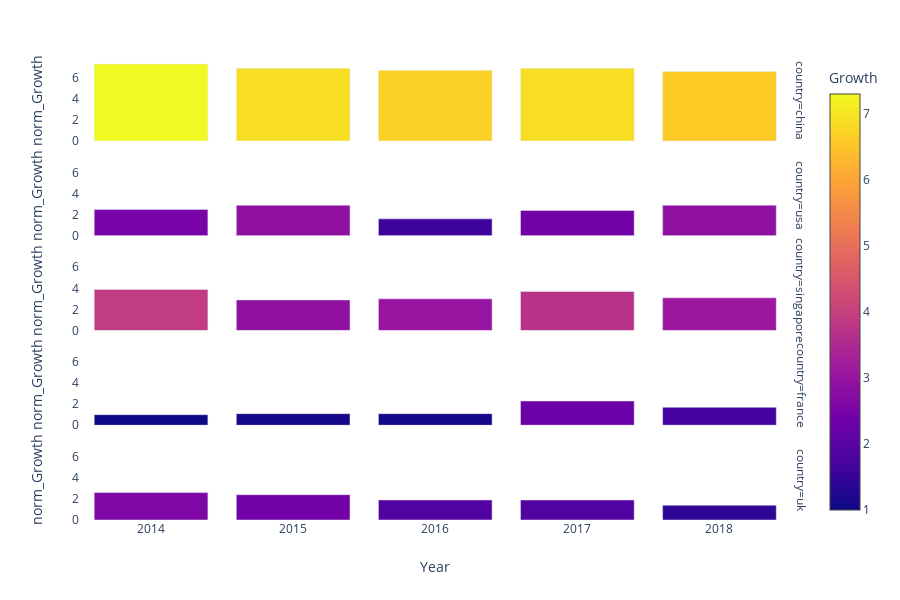

Notebook source saved alongside this figure:
### Code cell
fig = px.bar( df_test, x='Year', y='norm_Growth', color='Growth',
    facet_row="country",
    hover_name='country'
   
)
fig.update_layout(
plot_bgcolor="white",
)
fig.show(config={'displayModeBar': False})

### Figure 1 — Plotly figure (JSON) as saved in the notebook; plotly's stock layout.template omitted (floating-point values rounded to 4 significant figures)
{"data": [{"alignmentgroup": "True", "hoverlabel": {"namelength": 0}, "hovertemplate": "<b>%{hovertext}</b><br><br>country=china<br>Year=%{x}<br>norm_Growth=%{y}<br>Growth=%{marker.color}", "hovertext": ["china", "china", "china", "china", "china"], "legendgroup": "", "marker": {"color": [7.3, 6.9, 6.7, 6.9, 6.6], "coloraxis": "coloraxis"}, "name": "", "offsetgroup": "", "orientation": "v", "showlegend": false, "textposition": "auto", "type": "bar", "x": ["2014", "2015", "2016", "2017", "2018"], "xaxis": "x5", "y": [7.3, 6.9, 6.7, 6.9, 6.6], "yaxis": "y5"}, {"alignmentgroup": "True", "hoverlabel": {"namelength": 0}, "hovertemplate": "<b>%{hovertext}</b><br><br>country=usa<br>Year=%{x}<br>norm_Growth=%{y}<br>Growth=%{marker.color}", "hovertext": ["usa", "usa", "usa", "usa", "usa"], "legendgroup": "", "marker": {"color": [2.5, 2.9, 1.6, 2.4, 2.9], "coloraxis": "coloraxis"}, "name": "", "offsetgroup": "", "orientation": "v", "showlegend": false, "textposition": "auto", "type": "bar", "x": ["2014", "2015", "2016", "2017", "2018"], "xaxis": "x4", "y": [2.5, 2.9, 1.6, 2.4, 2.9], "yaxis": "y4"}, {"alignmentgroup": "True", "hoverlabel": {"namelength": 0}, "hovertemplate": "<b>%{hovertext}</b><br><br>country=singapore<br>Year=%{x}<br>norm_Growth=%{y}<br>Growth=%{marker.color}", "hovertext": ["singapore", "singapore", "singapore", "singapore", "singapore"], "legendgroup": "", "marker": {"color": [3.9, 2.9, 3, 3.7, 3.1], "coloraxis": "coloraxis"}, "name": "", "offsetgroup": "", "orientation": "v", "showlegend": false, "textposition": "auto", "type": "bar", "x": ["2014", "2015", "2016", "2017", "2018"], "xaxis": "x3", "y": [3.9, 2.9, 3, 3.7, 3.1], "yaxis": "y3"}, {"alignmentgroup": "True", "hoverlabel": {"namelength": 0}, "hovertemplate": "<b>%{hovertext}</b><br><br>country=france<br>Year=%{x}<br>norm_Growth=%{y}<br>Growth=%{marker.color}", "hovertext": ["france", "france", "france", "france", "france"], "legendgroup": "", "marker": {"color": [1, 1.1, 1.1, 2.3, 1.7], "coloraxis": "coloraxis"}, "name": "", "offsetgroup": "", "orientation": "v", "showlegend": false, "textposition": "auto", "type": "bar", "x": ["2014", "2015", "2016", "2017", "2018"], "xaxis": "x2", "y": [1, 1.1, 1.1, 2.3, 1.7], "yaxis": "y2"}, {"alignmentgroup": "True", "hoverlabel": {"namelength": 0}, "hovertemplate": "<b>%{hovertext}</b><br><br>country=uk<br>Year=%{x}<br>norm_Growth=%{y}<br>Growth=%{marker.color}", "hovertext": ["uk", "uk", "uk", "uk", "uk"], "legendgroup": "", "marker": {"color": [2.6, 2.4, 1.9, 1.9, 1.4], "coloraxis": "coloraxis"}, "name": "", "offsetgroup": "", "orientation": "v", "showlegend": false, "textposition": "auto", "type": "bar", "x": ["2014", "2015", "2016", "2017", "2018"], "xaxis": "x", "y": [2.6, 2.4, 1.9, 1.9, 1.4], "yaxis": "y"}], "layout": {"annotations": [{"font": {}, "showarrow": false, "text": "country=uk", "textangle": 90, "x": 0.98, "xanchor": "left", "xref": "paper", "y": 0.088, "yanchor": "middle", "yref": "paper"}, {"font": {}, "showarrow": false, "text": "country=france", "textangle": 90, "x": 0.98, "xanchor": "left", "xref": "paper", "y": 0.294, "yanchor": "middle", "yref": "paper"}, {"font": {}, "showarrow": false, "text": "country=singapore", "textangle": 90, "x": 0.98, "xanchor": "left", "xref": "paper", "y": 0.5, "yanchor": "middle", "yref": "paper"}, {"font": {}, "showarrow": false, "text": "country=usa", "textangle": 90, "x": 0.98, "xanchor": "left", "xref": "paper", "y": 0.706, "yanchor": "middle", "yref": "paper"}, {"font": {}, "showarrow": false, "text": "country=china", "textangle": 90, "x": 0.98, "xanchor": "left", "xref": "paper", "y": 0.912, "yanchor": "middle", "yref": "paper"}], "barmode": "relative", "coloraxis": {"colorbar": {"title": {"text": "Growth"}}, "colorscale": [[0, "#0d0887"], [0.1111, "#46039f"], [0.2222, "#7201a8"], [0.3333, "#9c179e"], [0.4444, "#bd3786"], [0.5556, "#d8576b"], [0.6667, "#ed7953"], [0.7778, "#fb9f3a"], [0.8889, "#fdca26"], [1, "#f0f921"]]}, "height": 600, "legend": {"tracegroupgap": 0}, "margin": {"t": 60}, "plot_bgcolor": "white", "xaxis": {"anchor": "y", "domain": [0, 0.98], "title": {"text": "Year"}}, "xaxis2": {"anchor": "y2", "domain": [0, 0.98], "matches": "x", "showticklabels": false}, "xaxis3": {"anchor": "y3", "domain": [0, 0.98], "matches": "x", "showticklabels": false}, "xaxis4": {"anchor": "y4", "domain": [0, 0.98], "matches": "x", "showticklabels": false}, "xaxis5": {"anchor": "y5", "domain": [0, 0.98], "matches": "x", "showticklabels": false}, "yaxis": {"anchor": "x", "domain": [0, 0.176], "title": {"text": "norm_Growth"}}, "yaxis2": {"anchor": "x2", "domain": [0.206, 0.382], "matches": "y", "title": {"text": "norm_Growth"}}, "yaxis3": {"anchor": "x3", "domain": [0.412, 0.588], "matches": "y", "title": {"text": "norm_Growth"}}, "yaxis4": {"anchor": "x4", "domain": [0.618, 0.794], "matches": "y", "title": {"text": "norm_Growth"}}, "yaxis5": {"anchor": "x5", "domain": [0.824, 1], "matches": "y", "title": {"text": "norm_Growth"}}}}
